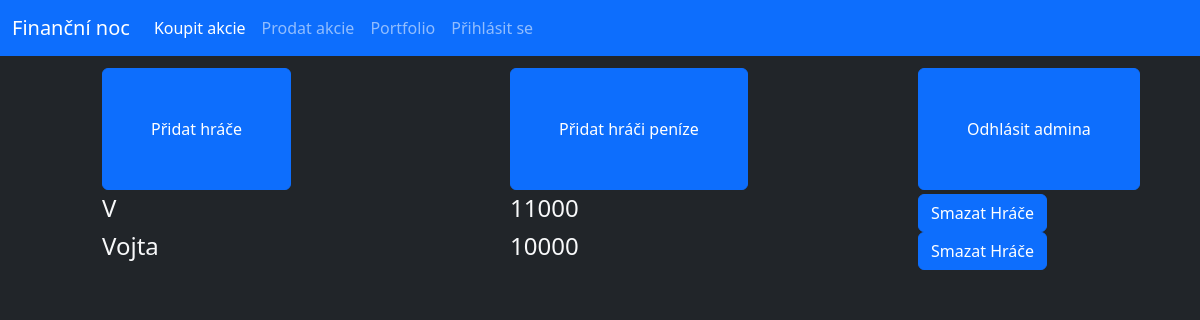
Before: /admin (signed in) with the older database file.
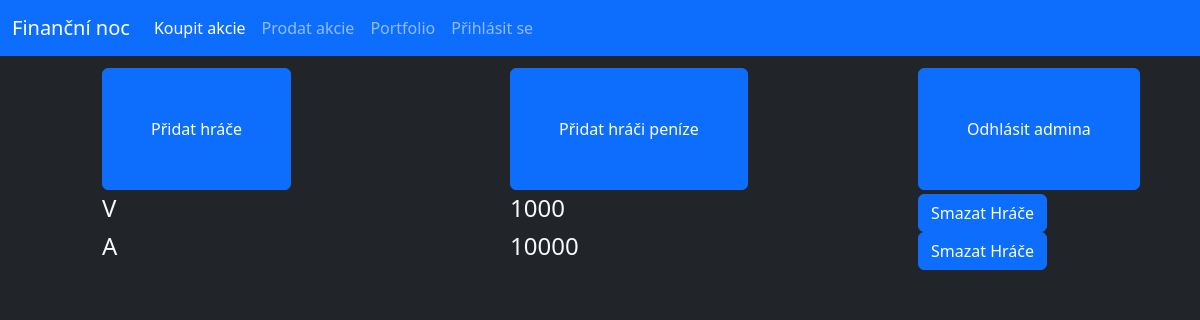
After: the same page with the newer database file.
### database.py (models this page shows, shortened)
class User(db.Model):
    _id = db.Column("id", db.Integer, primary_key=True)
    name = db.Column(db.String(40))
    money = db.Column(db.Integer)
    password = db.Column(db.String(70))

### router.py (the view)
@app.route("/admin")
def admin():
    if "adminLogin" in session:
        users = User.query.all()
        return render_template("admin.html", users=users)
    else:
        return redirect(url_for("adminLogin"))

### Templates/admin.html (shortened to what this page needs)
{% extends "main.html" %}
{% block content %}
    <div class="row px-3 py-1"></div>
    <div class="row py-1">
        <div class="col offset-1">
            <form action="/admin/addUser" method="GET">
                <button class="btn btn-primary py-5 px-5">Přidat hráče</button>
            </form>
        </div>
        <div class="col offset-1">
            <form action="/admin/addMoney" method="GET">
                <button class="btn btn-primary py-5 px-5">Přidat hráči peníze</button>
            </form>
        </div>
        <div class="col offset-1">
            <form action="/admin/logout" method="GET">
                <button class="btn btn-primary py-5 px-5">Odhlásit admina</button>
            </form>
        </div>
    </div>
    {% for usr in users %}
        <form method="POST" action="/del/{{usr._id}}">
            <div class="row">
                <div class="col offset-1 --bs-border-color-translucent"><h4 class="text-light">{{usr.name}}</h4></div>
                <div class="col offset-1 --bs-border-color-translucent"><h4 class="text-light">{{usr.money}}</h4></div>
                <div class="col offset-1">
                    <button type="submit" class="btn btn-primary">Smazat Hráče</button>
                </div>
            </div>
        </form>
    {% endfor %}
{% endblock%}

### Templates/main.html (shortened to what this page needs)
<!doctype html>
<html lang="en">
  <head>
    <link href="https://cdn.jsdelivr.net/npm/bootstrap@5.3.3/dist/css/bootstrap.min.css" rel="stylesheet">
  </head>
  <body class="bg-dark">
    <nav class="navbar navbar-expand-lg bg-primary navbar-dark">
        <div class="container-fluid">
          <a class="navbar-brand" href="/">Finanční noc</a>
          <div class="collapse navbar-collapse" id="navbarNav">
            <ul class="navbar-nav">
                <li class="nav-item">
                    <a class="nav-link active" aria-current="page" href="/buy">Koupit akcie</a>
                </li>
                <li class="nav-item">
                    <a class="nav-link" href="/sell">Prodat akcie</a>
                </li>
                <li class="nav-item">
                    <a class="nav-link" href="/user">Portfolio</a>
                </li>
                {% if logged %}
                <li class="nav-item">
                  <a class="nav-link" href="/logout">Odhlásit se</a>
                {% else %}
                <li class="nav-item">
                  <a class="nav-link" href="/login">Přihlásit se</a>
                {%endif%}
              </li>
            </ul>
          </div>
        </div>
      </nav>
      {% block content %} {% endblock%}
  </body>
</html>

Changed rows visible on the page:
changed User (number 1 of 2 on the later page): money "11000" → "1000"
changed User (number 2 of 2 on the later page): name "Vojta" → "A"
